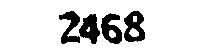
#> input picture TARGET/2468_cfb5a55a4bdc80819305a4e3830e16ed.jpg, 200 x 50 px, given as the content of the folder ./ORANGIN/, which was not available
$ python recognize.py
#> lines starting #> are read from the running program, lines starting #| are printed output that depends on the picture; after the words box and inside, x2 and y2 are one past the last pixel; in counts of white or black regions, pixels touching at a corner belong together; pictures that were not available may be replaced by others from this repository, and a replacement may not be noted
### image_process.py
#!/usr/bin/env python
# -*- coding: utf-8 -*-
# Copyright (c) 2017 cyj <chenyijiethu@gmail.com>
# Date: 17-7-8
# LICENSE: MIT

'''
This file is used to enhance the captcha and split single letter.
'''

from PIL import Image, ImageEnhance, ImageFilter
from pytesseract import *


class ImageProcess(object):
    def __init__(self, image_file):
        self.image_file_name = image_file.split('/')[-1]  # Get file name

        self.image = Image.open(image_file)

        self.image = self.image.convert('L')

        print(self.image_file_name)

    def binarize(self, value=140):
        x, y = self.image.size
        for i in range(x):
            for j in range(y):
                if self.image.getpixel((i, j)) > value:
                    self.image.putpixel((i, j), 255)
                else:
                    self.image.putpixel((i, j), 0)

    def show(self):
        self.image.show()

    def save(self, filename):
        self.image.save(filename)

    def enhance(self):
        img = self.image
        # 去噪
        img = img.filter(ImageFilter.MedianFilter())
        # 亮度加强
        enhancer = ImageEnhance.Contrast(img)
        img = enhancer.enhance(2)
        # im = im.convert('1')
        # im.show()
        self.image = img

    def filter(self):
        x, y = self.image.size
        # clear the interference line in x
        for i in range(y):
            begin = 0
            end = 0
            for j in range(x):
                if self.image.getpixel((j, i)) == 255:
                    if 1 <= end - begin <= 4:
                        for k in range(begin - 1, end + 1):
                            self.image.putpixel((k, i), 255)

                        begin = j
                        end = j
                    if self.image.getpixel((j, i)) == 0:
                        end = j

        # clear the interference line in y
        for i in range(x):
            begin = 0
            end = 0
            for j in range(y):
                if self.image.getpixel((i, j)) == 255:
                    if 1 <= end - begin <= 3:
                        for k in range(begin-1, end + 1):
                            self.image.putpixel((i, k), 255)
                    begin = j
                    end = j
                if self.image.getpixel((i, j)) == 0:
                    end = j

    def cut(self):
        x, y = self.image.size
        for i in range(x):
            for j in range(y):
                if i <= 35 or i >= 165 or j <= 5 or j >= y - 5:
                    self.image.putpixel((i, j), 255)

    # [9 lines left out: function get_text, not called in this run]

    def auto_process(self):
        self.enhance()
        self.binarize()
        self.cut()
        self.filter()
        self.filter()
        # self.get_text()
        # print(self.text)

### filter.py
#!/usr/bin/env python
# -*- coding: utf-8 -*-
# Copyright (c) 2017 cyj <chenyijiethu@gmail.com>
# Date: 17-7-9
# LICENSE: MIT

from skimage import io, measure, color, morphology
import matplotlib.pyplot as plt
import numpy as np


class Filter(object):
    def __init__(self, image_file):
        self.img = self.image = io.imread(image_file)
        self.image_name = image_file.split('/')[-1]
        self.labels = None
        self.dst = None

    def binarize(self):
        for x in np.nditer(self.image, op_flags=['readwrite']):
            if x > 100:
                x[...] = 255
            else:
                x[...] = 0

    def remove_small(self):
        self.dst = morphology.remove_small_objects(self.labels, min_size=200, connectivity=2)
        for x in np.nditer(self.dst, op_flags=['readwrite']):
            if x == 0:
                x[...] = 255
            else:
                x[...] = 0

    def label(self):
        self.labels = measure.label(self.image, connectivity=2, background=255)

    # [7 lines left out: function show, not called in this run]

    def save(self, filename):
        io.imsave(filename, self.dst)

    def auto_process(self, filename):
        self.binarize()
        self.label()
        self.remove_small()
        self.save(filename)

### recognize.py
#!/usr/bin/env python
# -*- coding: utf-8 -*-
# Copyright (c) 2017 cyj <chenyijiethu@gmail.com>
# Date: 17-7-9
# LICENSE: MIT

'''
自动图片处理
'''

from image_process import ImageProcess

from filter import Filter

import os

ORANGIN = './ORANGIN/'
TEMP = './TMP/'
TARGET = './TARGET/'

images = os.listdir(ORANGIN)
for img in images:
    a = ImageProcess(ORANGIN + img)
    a.auto_process()
    # a.show()
    a.save(TEMP + img)
#> this loop made 1 pass
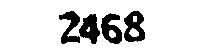
#> input picture TARGET/2468_cfb5a55a4bdc80819305a4e3830e16ed.jpg, 200 x 50 px, given as the content of the folder ./ORANGIN/, which was not available
#> pass 1, in save, `self.image.save(filename)`:
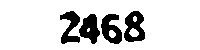
#> saved as 2468_cfb5a55a4bdc80819305a4e3830e16ed.jpg: PIL image 200x50 L; 84.5% white; 4 black regions, box (x1, y1, x2, y2) and area: (124, 11, 145, 42) 420, (79, 14, 100, 44) 387, (101, 14, 122, 44) 387, (60, 11, 80, 44) 359

images = os.listdir(TEMP)

for img in images:
    a = Filter(TEMP + img)
#> (the run stopped early here; a loop or call above may not have finished)

$ run again, on TARGET/3HF6V_c5f29e49f03d5bc4f344c0f582d71d63.jpg
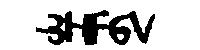
#> input picture TARGET/3HF6V_c5f29e49f03d5bc4f344c0f582d71d63.jpg, 200 x 50 px, given as the content of the folder ./ORANGIN/, which was not available
#> the loop `for img in images:` made 1 pass
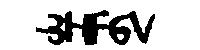
#> input picture TARGET/3HF6V_c5f29e49f03d5bc4f344c0f582d71d63.jpg, 200 x 50 px, given as the content of the folder ./ORANGIN/, which was not available
#> pass 1, in save, `self.image.save(filename)`:
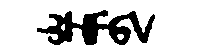
#> saved as 3HF6V_c5f29e49f03d5bc4f344c0f582d71d63.jpg: PIL image 200x50 L; 80.3% white; 1 black region, box (x1, y1, x2, y2) and area: (37, 10, 155, 45) 1973

$ run again, on TARGET/3TB6G_304e0d30b031a7d2a7132d8a0038a1a7.jpg
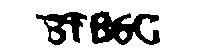
#> input picture TARGET/3TB6G_304e0d30b031a7d2a7132d8a0038a1a7.jpg, 200 x 50 px, given as the content of the folder ./ORANGIN/, which was not available
#> the loop `for img in images:` made 1 pass
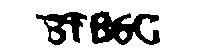
#> input picture TARGET/3TB6G_304e0d30b031a7d2a7132d8a0038a1a7.jpg, 200 x 50 px, given as the content of the folder ./ORANGIN/, which was not available
#> pass 1, in enhance, `img = enhancer.enhance(2)`:
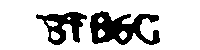
#> img: PIL image 200x50 L; 78.6% white; 2 black regions, box (x1, y1, x2, y2) and area: (90, 11, 160, 45) 1352, (36, 12, 87, 45) 786
